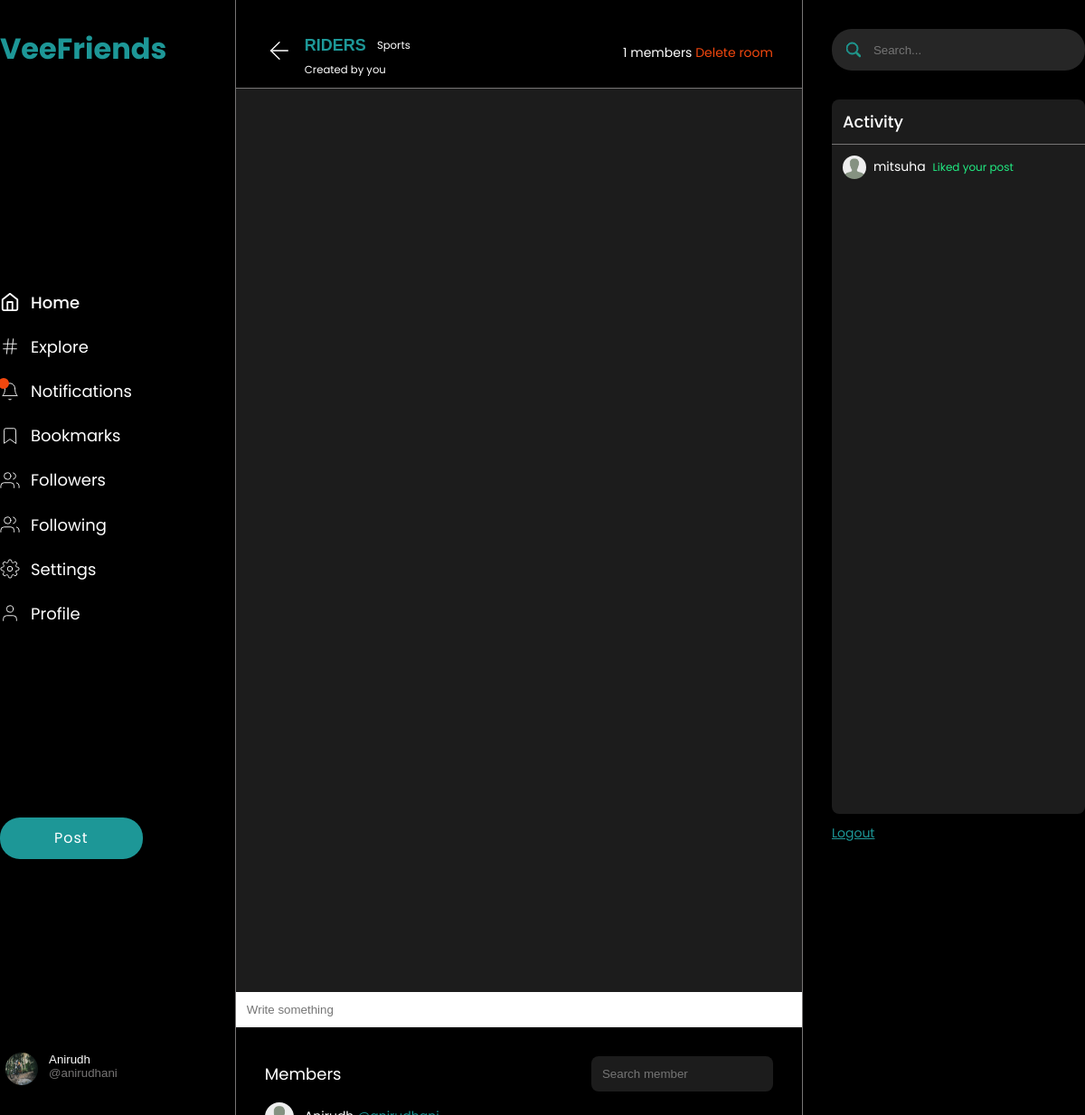
The page /chat/room/Riders/ (signed in) on the database its author committed.
### accounts/models.py (models this page shows, shortened)
class User(AbstractBaseUser, PermissionsMixin):
    id = models.UUIDField(
        default=uuid.uuid4, primary_key=True, unique=True, editable=False
    )
    username = models.CharField(max_length=60, unique=True)
    email = models.CharField(max_length=255, unique=True)
    name = models.CharField(max_length=60)
    is_superuser = models.BooleanField(default=False)
    is_staff = models.BooleanField(default=False)
    is_active = models.BooleanField(default=True)
    date_joined = models.DateTimeField(auto_now=True)
    objects = UserManager()
    USERNAME_FIELD = "username"
    REQUIRED_FIELDS = ["email", "name"]
    class Meta:
        verbose_name = "User"
        verbose_name_plural = "Users"

class Profile(models.Model):
    user = models.OneToOneField(User, on_delete=models.CASCADE, related_name="profile")
    username = models.CharField(max_length=60)
    name = models.CharField(max_length=60)
    email = models.CharField(max_length=255)
    avatar = models.ImageField(default="default/avatar.jpg", upload_to="profile/")
    cover_picture = models.ImageField(
        default="default/cover_picture.jpg", upload_to="cover/"
    )
    bio = models.TextField(blank=True)
    followers = models.ManyToManyField(
        "self", blank=True, symmetrical=False, related_name="follower"
    )
    following = models.ManyToManyField(
        "self", blank=True, symmetrical=False, related_name="follow"
    )
    created_at = models.DateTimeField(auto_now_add=True)
    updated_at = models.DateTimeField(auto_now=True)
    @property
    def get_absolute_url(self):
        return reverse("profile", kwargs={"username": self.username})
    def __str__(self):
        return self.username
    class Meta:
        verbose_name = "Profile"
        verbose_name_plural = "Profiles"
        ordering = ["-created_at"]

### chat/models.py (models this page shows, shortened)
class ChatRoom(models.Model):
    avatar = models.ImageField(upload_to="room/", default="room.jpg")
    owner = models.ForeignKey(Profile, on_delete=models.CASCADE)
    room = models.CharField(max_length=60, unique=True)
    members = models.ManyToManyField(
        Profile, related_name="members", through="ChatRoomMember"
    )
    category = models.ForeignKey(
        "ChatRoomCategory", on_delete=models.CASCADE, null=True, blank=True
    )
    is_private = models.BooleanField(default=False)
    created_at = models.DateTimeField(auto_now_add=True)
    updated_at = models.DateTimeField(auto_now=True)
    class Meta:
        verbose_name = "Chat room"
        verbose_name_plural = "Chat rooms"

class ChatRoomCategory(models.Model):
    name = models.CharField(max_length=60)
    def __str__(self):
        return self.name
    class Meta:
        verbose_name = "Chat room category"
        verbose_name_plural = "Chat rooms categories"

### posts/models.py (models this page shows)
class ActivityMessage(models.Model):
    user = models.ForeignKey(Profile, on_delete=models.CASCADE)
    notification = models.TextField()
    post = models.ForeignKey(Post, on_delete=models.CASCADE, null=True, blank=True)
    created_at = models.DateTimeField(auto_now_add=True)
    updated_at = models.DateTimeField(auto_now=True)
    class Meta:
        verbose_name = "Activity message"
        verbose_name_plural = "Activity messages"

### chat/views.py (the view)
# urls.py: path("room/<str:room_name>/", views.chat_room, name="chat_room"),
@login_required(login_url="login")
def chat_room(request, room_name):
    room = ChatRoom.objects.filter(room=room_name).first()
    if room == None:
        return HttpResponse(f"{room_name} - invalid room name")
    chat_messages = ChatRoomMessage.objects.select_related("room").filter(room=room)
    room_name = room.room.upper()
    room_members = room.members.all()
    if room.is_private:
        if not request.user.profile in room.members.all():
            return HttpResponse("Private Room!")
    if not room.is_private:
        if request.user.profile not in room.members.all():
            room.members.add(request.user.profile)
            room.save()
    context = {
        "room_name": room_name,
        "chat_messages": chat_messages,
        "room": room,
        "room_members": room_members,
    }
    return render(request, "chat/chat_room.html", context)

### posts/models.py (called while the page is built)
    @property
    def get_absolute_url(self):
        return reverse("view_post", kwargs={"post_id": self.id})

### chat/templates/chat/chat_room.html (shortened to what this page needs)
{% extends 'main.html' %}{% load static %} {% block content %}
<main id="ChatRoom" class="chat_room wrapper">
  <div class="chat_room__grid w-100">
    {% include 'sidebar.html' %}
    <div class="chat_room__grid-feed">
      <div class="chat_room__grid-feed-header flex flex-ai-c flex-jc-sb">
        <div class="flex flex-ai-c flex-jc-s gp-12">
          <a href="{{request.META.HTTP_REFERER}}">
            <svg
              xmlns="http://www.w3.org/2000/svg"
              width="24"
              height="24"
              viewBox="0 0 24 24"
              fill="none"
              stroke="currentColor"
              stroke-width="1"
              stroke-linecap="round"
              stroke-linejoin="round"
              class="feather feather-arrow-left"
            >
              <line x1="19" y1="12" x2="5" y2="12"></line>
              <polyline points="12 19 5 12 12 5"></polyline>
            </svg>
          </a>
          <div class="room_details">
            <div class="flex flex-ai-c gp-12">
              <button class="active" style="display: inline-block">{{room_name}}</button
              ><small>{{room.category}}</small>
            </div>
            {% if request.user.profile == room.owner %}
            <small>Created by you</small>
            {% else %}
            <small>Created by {{room.owner.name}}</small>
            {% endif %}
          </div>
        </div>
        <div>
          <a href="#Members" class="members_count">{{room.members.all.count}} members</a>
          {% if room.owner == request.user.profile %}
          <a href="{% url 'exit_room' room.room %}" class="exit_room">Delete room</a>
          {% else %}
          <a href="{% url 'exit_room' room.room %}" class="exit_room">Exit room</a>
          {% endif %}
        </div>
      </div>
      <section class="chat_room_content">
        <div id="RoomChatBox">
        </div>
        <input type="text" placeholder="Write something" id="ChatInput" />
        <div class="chat_room_members">
          <div class="title flex flex-ai-c flex-jc-sb">
            <span>Members</span>
            <form action="" method="get" class="search_member">
              <input type="text" placeholder="Search member" />
            </form>
          </div>
          <ul id="Members">
            {% for member in room_members %}
            <li class="flex flex-ai-c flex-jc-sb">
              <div class="flex flex-ai-c flex-jc-s gp-12">
                <a href="" class="user-img">
                  <img src="/static/assets/images/default.jpg" alt="" />
                </a>
                <div>
                  <span class="name">{{member.name}}</span>
                  <a href="" class="username">@{{member.username}}</a>
                </div>
              </div>
            </li>
            {% endfor %}
          </ul>
        </div>
      </section>
    </div>
    {% include 'activitybar.html' %}
  </div>
</main>
{% endblock %}

### templates/sidebar.html (shortened to what this page needs)
<div class="sidebar py-32">
  <div class="sidebar__logo">
    <a href="{% url 'home' %}"><h1>VeeFriends</h1></a>
  </div>
  <ul class="sidebar__links">
    <li class="link active">
      <a href="{% url 'home' %}">
        <span>Home</span></a
      >
    </li>
    <li class="link">
      <a href="{% url 'search' %}?q="
        >
        <span>Explore</span></a
      >
    </li>
    <li class="link">
      <a href="{% url 'notifications' %}">
        <svg
          xmlns="http://www.w3.org/2000/svg"
          width="24"
          height="24"
          viewBox="0 0 24 24"
          fill="none"
          stroke="currentColor"
          stroke-width="2"
          stroke-linecap="round"
          stroke-linejoin="round"
          class="feather feather-bell"
        >
          <path d="M18 8A6 6 0 0 0 6 8c0 7-3 9-3 9h18s-3-2-3-9"></path>
          <path d="M13.73 21a2 2 0 0 1-3.46 0"></path>
        </svg>
        <span class="notification"></span>
        <span>Notifications</span></a
      >
    </li>
    <li class="link">
      <a href="{% url 'bookmark' %}">
        <svg
          xmlns="http://www.w3.org/2000/svg"
          width="24"
          height="24"
          viewBox="0 0 24 24"
          fill="none"
          stroke="currentColor"
          stroke-width="2"
          stroke-linecap="round"
          stroke-linejoin="round"
          class="feather feather-bookmark"
        >
          <path d="M19 21l-7-5-7 5V5a2 2 0 0 1 2-2h10a2 2 0 0 1 2 2z"></path>
        </svg>
        <span>Bookmarks</span></a
      >
    </li>
    <li class="link">
      <a href="{% url 'followers' %}">
        <span>Followers</span></a
      >
    </li>
    <li class="link">
      <a href="{% url 'followings' %}">
        <span>Following</span></a
      >
    </li>
    <li class="link">
      <a href="{% url 'settings' %}">
        <span>Settings</span></a
      >
    </li>
    <li class="link">
      <a href="{{request.user.profile.get_absolute_url}}">
        <svg
          xmlns="http://www.w3.org/2000/svg"
          width="20"
          height="20"
          viewBox="0 0 24 24"
          fill="none"
          stroke="#000"
          stroke-width="1"
          stroke-linecap="round"
          stroke-linejoin="round"
          class="feather feather-user"
        >
          <path d="M20 21v-2a4 4 0 0 0-4-4H8a4 4 0 0 0-4 4v2"></path>
          <circle cx="12" cy="7" r="4"></circle>
        </svg>
        <span>Profile</span>
      </a>
    </li>
  </ul>
  <div class="sidebar__post-btn">
    <a href="{% url 'create_post' %}">Post</a>
  </div>
  <button type="button" class="sidebar__user flex flex-ai-s flex-jc-s" id="logout-btn">
    <div class="user-img">
      <img src="{{request.user.profile.avatar.url}}" alt="" />
    </div>
    <div class="flex flex-ai-s" style="flex-direction: column">
      <span class="name">{{request.user.profile.name}}</span>
      <span class="username">@{{request.user.profile.username}}</span>
    </div>
  </button>
</div>

### templates/activitybar.html
<div class="rightSidebar py-32">
  <div class="rightSidebar__search">
    <form action="{% url 'search' %}">
      <div class="form-control flex flex-ai-c gp-12">
        <?xml version="1.0" ?><svg
          class="bi bi-search"
          fill="#28a17d"
          height="16"
          viewBox="0 0 16 16"
          width="16"
          xmlns="http://www.w3.org/2000/svg"
        >
          <path
            d="M11.742 10.344a6.5 6.5 0 1 0-1.397 1.398h-.001c.03.04.062.078.098.115l3.85 3.85a1 1 0 0 0 1.415-1.414l-3.85-3.85a1.007 1.007 0 0 0-.115-.1zM12 6.5a5.5 5.5 0 1 1-11 0 5.5 5.5 0 0 1 11 0z"
          />
        </svg>
        <input type="text" placeholder="Search..." name="q" />
      </div>
    </form>
  </div>
  <div class="rightSidebar__activity">
    <div class="title"><span>Activity</span></div>
    <ul id="ActivityBar">
      {% for notify in request.user.profile.activity.message.all %}
      <li>
        <a href="{{notify.post.get_absolute_url}}">
          <div class="user-img">
            <img src="{{notify.user.avatar.url}}" alt="" />
          </div>
          <div class="name"><span>{{notify.user}}</span></div>
          <span class="body accept">{{notify.notification}}</span>
        </a>
      </li>
      {% endfor %}
    </ul>
  </div>
  <div class="rightSidebar__logout_btn">
    {% if request.user.is_authenticated %}
    <a href="{% url 'logout' %}">Logout</a>
    {% else %}
    <a href="{% url 'login' %}">Login</a>
    {% endif %}
  </div>
</div>

### rows shown on the page
User: user.profile.avatar (picture), user.profile.name "Anirudh", user.profile.username "anirudhani"
ChatRoom: room "RIDERS", category "Sports", members.all.count "1"
ActivityMessage: user.avatar (placeholder picture), user "mitsuha", notification "Liked your post"
